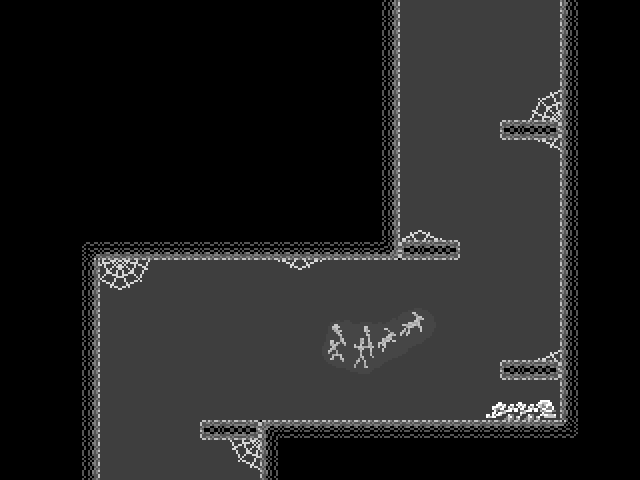

A level layout from a 2D game, rendered from its tile map. Below: a short description, then the map file with tile-grid data replaced by summaries:
An orthogonal 32x24 tile map with 20x20 px tiles, 2 tile layers (background, walls), 2 tilesets.

<map version="1.0" orientation="orthogonal" width="32" height="24" tilewidth="20" tileheight="20">
 <properties>
  <property name="bottomPortal" value="resources/cave10.tmx" />
  <property name="topPortal" value="resources/cave07.tmx" />
 </properties>
 <tileset firstgid="1" name="tiles_cave" tilewidth="20" tileheight="20">
  <image source="tiles_cave.png" width="140" height="180" />
 </tileset>
 <tileset firstgid="64" name="cave_background" tilewidth="20" tileheight="20">
  <image source="cave_background.png" width="400" height="260" />
 </tileset>
 <layer name="background" width="32" height="24">
  <data>[768 cells, 312 non-empty, 40 distinct tile ids]</data>
 </layer>
 <layer name="walls" width="32" height="24">
  <data>[768 cells, 90 non-empty, 11 distinct tile ids]</data>
 </layer>
 <objectgroup name="objects" width="32" height="24" />
</map>
